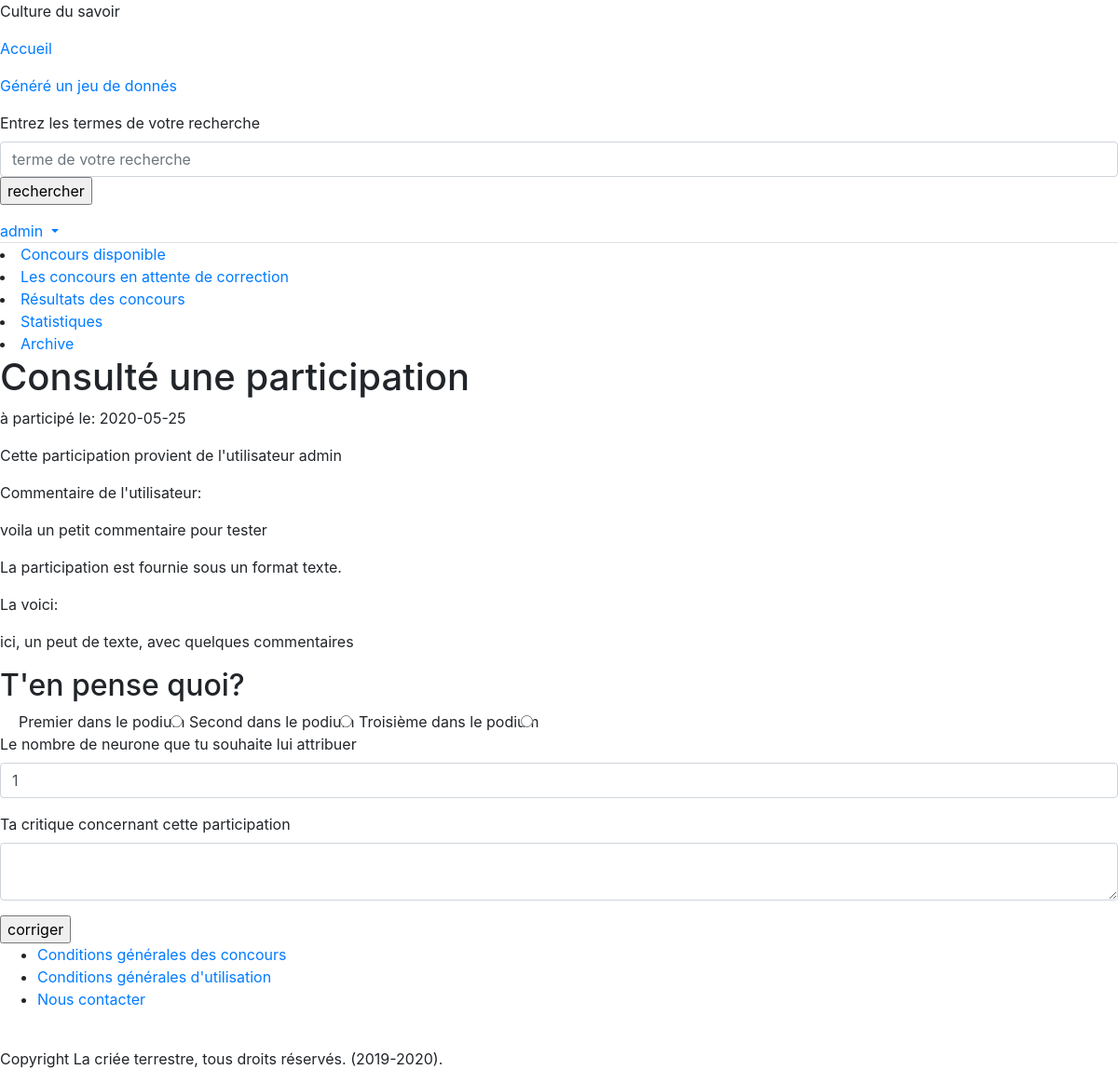
/index.php?page=admin&action=correction&participation=1 (signed in), run on the app's committed database.
### tables this page shows
CREATE TABLE `participation` (
  `par_id` int(11) NOT NULL,
  `par_concour` int(11) NOT NULL,
  `par_utilisateur` int(11) NOT NULL,
  `par_date` date NOT NULL,
  `par_fichier` text DEFAULT NULL,
  `par_commentaire` text DEFAULT NULL,
  `par_texte` text DEFAULT NULL,
  `par_validitee` tinyint(1) NOT NULL DEFAULT 1
);

CREATE TABLE `utilisateurs` (
  `uti_id` int(11) NOT NULL,
  `uti_date_inscription` date NOT NULL,
  `uti_profil` int(11) DEFAULT 1,
  `uti_nom` text NOT NULL,
  `uti_pseudo` text NOT NULL,
  `uti_mdp` text NOT NULL,
  `uti_prenom` text DEFAULT NULL,
  `uti_email` text DEFAULT NULL,
  `uti_age` text DEFAULT NULL,
  `uti_pays` text DEFAULT NULL
);

### System/Coeur/Views/View.php (called while the page is built, shortened)
<?php
    class View
    {
        public function __construct(string $directory, string $view, string $title,array $args = [])
        {
                        $base = dirname(realpath('.')) . DIRECTORY_SEPARATOR . 'App';
            $view_dir = $base . DIRECTORY_SEPARATOR . 'Views';
$dir = $view_dir . DIRECTORY_SEPARATOR . $directory;
            $view = $dir . DIRECTORY_SEPARATOR . "$view.php";
            $this->view = $view;
        }
        public function create(): string
        {
            require($this->view);
                        return ob_get_clean();
        }
    }

### System/Coeur/Application/LoadController.php (called while the page is built, shortened)
<?php
    class LoadController
    {
        private $action;
        public function __construct(string $controller, string $action)
        {
            $this->action = $action;
        }
        public function call()
        {
	    return call_user_func([new $this->controller, $this->action]);
        }
    }

### www/index.php (called while the page is built, shortened)
<?php
$controller = $_GET['page'] ?? 'Accueil';
$action = $_GET['action'] ?? 'accueil';
(new LoadController($controller, $action))->call();
?>

### System/Coeur/Models/Model.php (called while the page is built, shortened)
<?php
abstract class Model
{
    protected static $table = '';
    protected static $primary = 'id';
public function get(int $id, int $output_style = PDO::FETCH_OBJ): array
    {
        $table = static::$table;
        $primary = static::$primary;
        return $this->request("SELECT * FROM $table WHERE $primary = :id", [':id' => $id], $output_style);
    }
    public function request(string $sql, array $args, int $output_style): array
    {
        $pdo  = DB::get();
        $query =  $pdo->prepare($sql);
        foreach ($args as $k => $v) {
            if (is_numeric($v)) {
                $query->bindValue($k, $v, PDO::PARAM_INT);
            } elseif (is_bool($v)) {
                $query->bindValue($k, $v, PDO::PARAM_BOOL);
            } elseif (is_null($v)) {
                $query->bindValue($k, $v, PDO::PARAM_NULL);
            } elseif (is_string($v)) {
                $query->bindValue($k, $v, PDO::PARAM_STR);
            } else {
                $query->bindValue($k, $v);
            }
        }
        $query->execute();
        $all  = $query->fetchAll($output_style);
        return $all;
    }
}

### App/Views/admin/correction_form.php (the view, shortened to what this page needs)
<h1>Consulté une participation</h1>
<?php
echo "<p>à participé le: ".$consulter_participation[0]->par_date."</p>";
echo "<p>Cette participation provient de l'utilisateur ".$consulter_participation[0]->par_utilisateur."</p>";
echo "<p>Commentaire de l'utilisateur: </p>";
echo "<p>".$consulter_participation[0]->par_commentaire."</p>";
if(empty($consulter_participation[0]->par_fichier))
{
echo "<p>La participation est fournie sous un format texte.</p>";
echo "<p>La voici:</p>";
echo "<p>".$consulter_participation[0]->par_texte."</p>";
}
?>
<h2>T'en pense quoi?</h2>
<form action="" method="post">
<div class="form-check">
<label class="form-check-label" for='podium1'>Premier dans le podium</label>
<input type='radio' class="form-check-input" id='podium1' name='cor_podium' value='1'>
	    <label class="form-check-label" for='podium2'>Second dans le podium</label>
<input type='radio' class="form-check-input" id='podium2' name='cor_podium' value='2'>
            <label class="form-check-label" for='podium3'>Troisième dans le podium</label>
<input type='radio' class="form-check-input" id='podium3' name='cor_podium' value='3'>
</div>
<div class='form-group'>
		<label for='cor_neurone'>Le nombre de neurone que tu souhaite lui attribuer</label>
		<input type='number' name='cor_neurone' id='cor_neurone' value=1 min="1" max="<?= $consulter_participation[0]->con_neurone ?>" required class='form-control'/>
	</div>
<div class='form-group'>
<label for='cor_critique'>Ta critique concernant cette participation</label>
		<textarea name='cor_critique' id='cor_critique' class='form-control'></textarea>
	</div
</div>
<input type="submit" name="corriger" value="corriger">
</form>

### data on the page
participation: par_date "2020-05-25", par_utilisateur.uti_pseudo "admin", par_commentaire "voila un petit commentaire pour tester", par_texte "ici, un peut de texte, avec quelques commentaires"

### other printed values
$_SESSION['utilisateurs']['uti_pseudo'] "admin"
